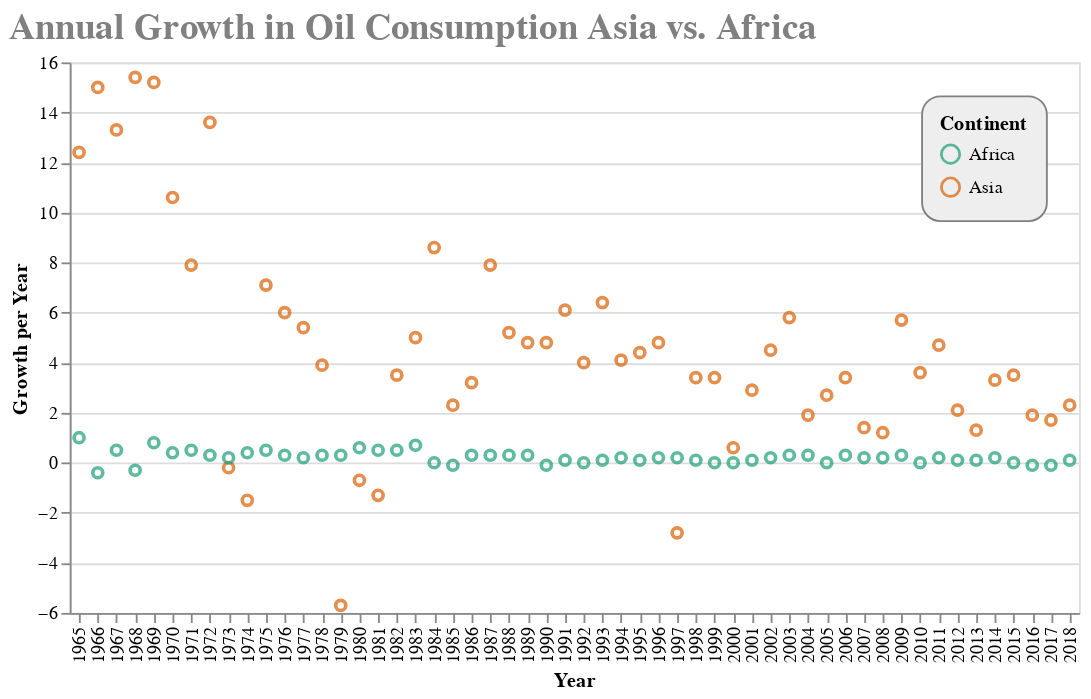

The code cell stored with this chart in its notebook:
### Code cell
alt.Chart(oil_data_asia_africa).mark_point().encode(
    x='Year:N',
    y='Growth per Year',
    color=alt.Color('Continent:N',scale=alt.Scale(scheme='dark2')),
    tooltip=['Year',"Growth per Year", "Continent"]
).properties(
    title='Annual Growth in Oil Consumption Asia vs. Africa',
    width=550,
    height=300,
).configure_title(
    fontSize=20,
    font='Courier',
    anchor='start',
    color='gray'
).configure_legend(
    strokeColor='gray',
    fillColor='#EEEEEE',
    padding=10,
    cornerRadius=10,
    orient='top-right'
)

### Figure 1 — Vega-Lite specification as saved in the notebook (floating-point values rounded to 4 significant figures)
{"config": {"view": {"continuousWidth": 400, "continuousHeight": 300}, "legend": {"cornerRadius": 10, "fillColor": "#EEEEEE", "orient": "top-right", "padding": 10, "strokeColor": "gray"}, "title": {"anchor": "start", "color": "gray", "font": "Courier", "fontSize": 20}}, "data": {"name": "data-6ea54c95158346ee2ee7bc16653dd79c"}, "mark": "point", "encoding": {"color": {"type": "nominal", "field": "Continent", "scale": {"scheme": "dark2"}}, "tooltip": [{"type": "quantitative", "field": "Year"}, {"type": "quantitative", "field": "Growth per Year"}, {"type": "nominal", "field": "Continent"}], "x": {"type": "nominal", "field": "Year"}, "y": {"type": "quantitative", "field": "Growth per Year"}}, "height": 300, "title": "Annual Growth in Oil Consumption Asia vs. Africa", "width": 550, "$schema": "https://vega.github.io/schema/vega-lite/v4.8.1.json", "datasets": {"data-6ea54c95158346ee2ee7bc16653dd79c": [{"Year": 1965, "Continent": "Asia", "Growth per Year": 12.4}, {"Year": 1966, "Continent": "Asia", "Growth per Year": 15.0}, {"Year": 1967, "Continent": "Asia", "Growth per Year": 13.3}, {"Year": 1968, "Continent": "Asia", "Growth per Year": 15.4}, {"Year": 1969, "Continent": "Asia", "Growth per Year": 15.2}, {"Year": 1970, "Continent": "Asia", "Growth per Year": 10.6}, {"Year": 1971, "Continent": "Asia", "Growth per Year": 7.9}, {"Year": 1972, "Continent": "Asia", "Growth per Year": 13.6}, {"Year": 1973, "Continent": "Asia", "Growth per Year": -0.2}, {"Year": 1974, "Continent": "Asia", "Growth per Year": -1.5}, {"Year": 1975, "Continent": "Asia", "Growth per Year": 7.1}, {"Year": 1976, "Continent": "Asia", "Growth per Year": 6.0}, {"Year": 1977, "Continent": "Asia", "Growth per Year": 5.4}, {"Year": 1978, "Continent": "Asia", "Growth per Year": 3.9}, {"Year": 1979, "Continent": "Asia", "Growth per Year": -5.7}, {"Year": 1980, "Continent": "Asia", "Growth per Year": -0.7}, {"Year": 1981, "Continent": "Asia", "Growth per Year": -1.3}, {"Year": 1982, "Continent": "Asia", "Growth per Year": 3.5}, {"Year": 1983, "Continent": "Asia", "Growth per Year": 5.0}, {"Year": 1984, "Continent": "Asia", "Growth per Year": 8.6}, {"Year": 1985, "Continent": "Asia", "Growth per Year": 2.3}, {"Year": 1986, "Continent": "Asia", "Growth per Year": 3.2}, {"Year": 1987, "Continent": "Asia", "Growth per Year": 7.9}, {"Year": 1988, "Continent": "Asia", "Growth per Year": 5.2}, {"Year": 1989, "Continent": "Asia", "Growth per Year": 4.8}, {"Year": 1990, "Continent": "Asia", "Growth per Year": 4.8}, {"Year": 1991, "Continent": "Asia", "Growth per Year": 6.1}, {"Year": 1992, "Continent": "Asia", "Growth per Year": 4.0}, {"Year": 1993, "Continent": "Asia", "Growth per Year": 6.4}, {"Year": 1994, "Continent": "Asia", "Growth per Year": 4.1}, {"Year": 1995, "Continent": "Asia", "Growth per Year": 4.4}, {"Year": 1996, "Continent": "Asia", "Growth per Year": 4.8}, {"Year": 1997, "Continent": "Asia", "Growth per Year": -2.8}, {"Year": 1998, "Continent": "Asia", "Growth per Year": 3.4}, {"Year": 1999, "Continent": "Asia", "Growth per Year": 3.4}, {"Year": 2000, "Continent": "Asia", "Growth per Year": 0.6}, {"Year": 2001, "Continent": "Asia", "Growth per Year": 2.9}, {"Year": 2002, "Continent": "Asia", "Growth per Year": 4.5}, {"Year": 2003, "Continent": "Asia", "Growth per Year": 5.8}, {"Year": 2004, "Continent": "Asia", "Growth per Year": 1.9}, {"Year": 2005, "Continent": "Asia", "Growth per Year": 2.7}, {"Year": 2006, "Continent": "Asia", "Growth per Year": 3.4}, {"Year": 2007, "Continent": "Asia", "Growth per Year": 1.4}, {"Year": 2008, "Continent": "Asia", "Growth per Year": 1.2}, {"Year": 2009, "Continent": "Asia", "Growth per Year": 5.7}, {"Year": 2010, "Continent": "Asia", "Growth per Year": 3.6}, {"Year": 2011, "Continent": "Asia", "Growth per Year": 4.7}, {"Year": 2012, "Continent": "Asia", "Growth per Year": 2.1}, {"Year": 2013, "Continent": "Asia", "Growth per Year": 1.3}, {"Year": 2014, "Continent": "Asia", "Growth per Year": 3.3}, {"Year": 2015, "Continent": "Asia", "Growth per Year": 3.5}, {"Year": 2016, "Continent": "Asia", "Growth per Year": 1.9}, {"Year": 2017, "Continent": "Asia", "Growth per Year": 1.7}, {"Year": 2018, "Continent": "Asia", "Growth per Year": 2.3}, {"Year": 1965, "Continent": "Africa", "Growth per Year": 1.0}, {"Year": 1966, "Continent": "Africa", "Growth per Year": -0.4}, {"Year": 1967, "Continent": "Africa", "Growth per Year": 0.5}, {"Year": 1968, "Continent": "Africa", "Growth per Year": -0.3}, {"Year": 1969, "Continent": "Africa", "Growth per Year": 0.8}, {"Year": 1970, "Continent": "Africa", "Growth per Year": 0.4}, {"Year": 1971, "Continent": "Africa", "Growth per Year": 0.5}, {"Year": 1972, "Continent": "Africa", "Growth per Year": 0.3}, {"Year": 1973, "Continent": "Africa", "Growth per Year": 0.2}, {"Year": 1974, "Continent": "Africa", "Growth per Year": 0.4}, {"Year": 1975, "Continent": "Africa", "Growth per Year": 0.5}, {"Year": 1976, "Continent": "Africa", "Growth per Year": 0.3}, {"Year": 1977, "Continent": "Africa", "Growth per Year": 0.2}, {"Year": 1978, "Continent": "Africa", "Growth per Year": 0.3}, {"Year": 1979, "Continent": "Africa", "Growth per Year": 0.3}, {"Year": 1980, "Continent": "Africa", "Growth per Year": 0.6}, {"Year": 1981, "Continent": "Africa", "Growth per Year": 0.5}, {"Year": 1982, "Continent": "Africa", "Growth per Year": 0.5}, {"Year": 1983, "Continent": "Africa", "Growth per Year": 0.7}, {"Year": 1984, "Continent": "Africa", "Growth per Year": 0.0}, {"Year": 1985, "Continent": "Africa", "Growth per Year": -0.1}, {"Year": 1986, "Continent": "Africa", "Growth per Year": 0.3}, {"Year": 1987, "Continent": "Africa", "Growth per Year": 0.3}, {"Year": 1988, "Continent": "Africa", "Growth per Year": 0.3}, {"Year": 1989, "Continent": "Africa", "Growth per Year": 0.3}, {"Year": 1990, "Continent": "Africa", "Growth per Year": -0.1}, {"Year": 1991, "Continent": "Africa", "Growth per Year": 0.1}, {"Year": 1992, "Continent": "Africa", "Growth per Year": -0.0}, {"Year": 1993, "Continent": "Africa", "Growth per Year": 0.1}, {"Year": 1994, "Continent": "Africa", "Growth per Year": 0.2}, {"Year": 1995, "Continent": "Africa", "Growth per Year": 0.1}, {"Year": 1996, "Continent": "Africa", "Growth per Year": 0.2}, {"Year": 1997, "Continent": "Africa", "Growth per Year": 0.2}, {"Year": 1998, "Continent": "Africa", "Growth per Year": 0.1}, {"Year": 1999, "Continent": "Africa", "Growth per Year": -0.0}, {"Year": 2000, "Continent": "Africa", "Growth per Year": -0.0}, {"Year": 2001, "Continent": "Africa", "Growth per Year": 0.1}, {"Year": 2002, "Continent": "Africa", "Growth per Year": 0.2}, {"Year": 2003, "Continent": "Africa", "Growth per Year": 0.3}, {"Year": 2004, "Continent": "Africa", "Growth per Year": 0.3}, {"Year": 2005, "Continent": "Africa", "Growth per Year": 0.0}, {"Year": 2006, "Continent": "Africa", "Growth per Year": 0.3}, {"Year": 2007, "Continent": "Africa", "Growth per Year": 0.2}, {"Year": 2008, "Continent": "Africa", "Growth per Year": 0.2}, {"Year": 2009, "Continent": "Africa", "Growth per Year": 0.3}, {"Year": 2010, "Continent": "Africa", "Growth per Year": -0.0}, {"Year": 2011, "Continent": "Africa", "Growth per Year": 0.2}, {"Year": 2012, "Continent": "Africa", "Growth per Year": 0.1}, {"Year": 2013, "Continent": "Africa", "Growth per Year": 0.1}, {"Year": 2014, "Continent": "Africa", "Growth per Year": 0.2}, {"Year": 2015, "Continent": "Africa", "Growth per Year": -0.0}, {"Year": 2016, "Continent": "Africa", "Growth per Year": -0.1}, {"Year": 2017, "Continent": "Africa", "Growth per Year": -0.1}, {"Year": 2018, "Continent": "Africa", "Growth per Year": 0.1}]}}
